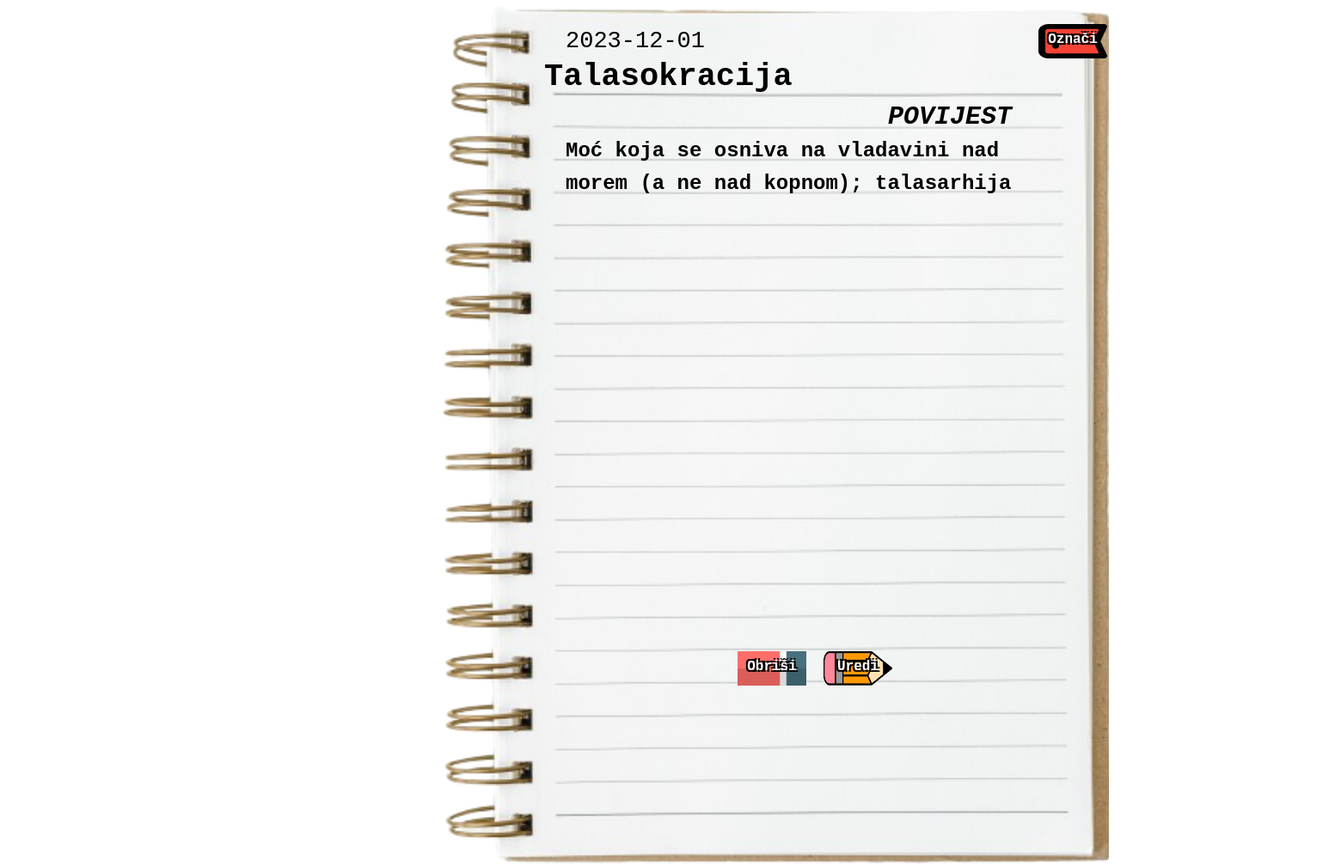
/definicija/23, run on the app's committed database.
### app.py (models this page shows, shortened)
class FunctionSite(functionDatabase.Model):
    id = functionDatabase.Column(functionDatabase.Integer, primary_key=True)
    name = functionDatabase.Column(functionDatabase.String(30), nullable=False, default=' ')
    description = functionDatabase.Column(functionDatabase.String(600), nullable=False, default=' ')
    language = functionDatabase.Column(functionDatabase.String(12), nullable=False, default=' ')
    date_created = functionDatabase.Column(functionDatabase.DateTime, default=datetime.utcnow)
    bookmark = functionDatabase.Column(functionDatabase.Boolean, default=False)

### app.py (the view)
@app.route('/definicija/<int:id>', methods=['GET', 'POST'])
def function(id):
    function = FunctionSite.query.get_or_404(id)
    return render_template('function.html', function=function)

### templates/function.html (shortened to what this page needs)
{% extends 'base.html' %}
{% block body %}
<body>
    <div>
        <img src="../static/images/notebooksite.png" height="1000px" style="margin-left: 500px; position: absolute;">
        <div class="maintitle" style="z-index: 2;"  color="black">
            <div style="margin-left: 625px; width: 1000px; font-size: 37px; margin-top: 60px; position: absolute; font-weight: bolder;">
                <font>{{ function.name }}</font>
            </div>
            <div style="margin-left: 650px; width: 1000px; font-size: 27px; margin-top: 25px;  position: absolute; font-weight: lighter;">
                <font>{{ function.date_created.date() }}</font>
            </div>
            <div style="margin-left: 1025px; width: 500px; font-size: 30px; margin-top: 111px;  position: absolute; font-style: italic; font-weight: 600;">
                <font>{{ function.language.upper() }}</font>
            </div>
            <div style="z-index: 2;">
                <h2 style="margin-left: 650px; color: rgb(0, 0, 0); margin-top: 149px; position: absolute; width: 580px; overflow-wrap: break-word; line-height: 38px;">{{ function.description }}</h2>
                <div class="create" style="margin-left: 850px; margin-top: 750px; position: absolute;">
                    <a href="/brisanje/{{function.id}}">
                        <img src="../static/images/eraser.png" height="40px" width="80px">
                        <span class="createtext">Obriši</span>
                    </a>
                </div>
                <div class="create" style="margin-left: 950px; margin-top: 750px;  position: absolute;">
                    <a href="/uređivanje/{{function.id}}">
                        <img src="../static/images/CreateBTN.png" height="40px" width="80px">
                        <span class="createtext">Uredi</span>
                    </a>
                </div>
                {% if function.bookmark %}
                    <div class="create" style="margin-left: 1200px; margin-top: 20px;  position: absolute;">
                        <a href="/označivanje/{{function.id}}">
                            <img src="../static/images/UnmarkBTN.png" height="40px" width="80px">
                            <span class="createtext">Poništi</span>
                        </a>
                    </div>
                {% else %}
                    <div class="create" style="margin-left: 1200px; margin-top: 20px;  position: absolute;">
                        <a href="/označivanje/{{function.id}}">
                            <img src="../static/images/BookmarkBTN.png" height="40px" width="80px">
                            <span class="createtext">Označi</span>
                        </a>
                    </div>
                {% endif %}
            </div>
        </div>
    </div>
</body>
{% endblock %}

### static/css/main.css (style rules this page uses)
body { font-family: Consolas, Menlo, Monaco, Lucida Console, Liberation Mono, DejaVu Sans Mono, Bitstream Vera Sans Mono, Courier New, monospace, serif; background-image: url('../images/Background.jpg'); background-repeat: no-repeat; background-attachment: fixed; background-size: cover; }
::placeholder { color: #4d4d4d; font-weight: bold; opacity: 1; }
.create { margin-left: 1182px; margin-top: 220px; position: absolute; }
.createtext { text-align: center; position: absolute; top: 40%; left: 50%; transform: translate(-50%, -50%); font-weight: bolder; color: white; font-weight: bold; text-shadow: -2px -2px 0 #000, 2px -2px 0 #000, -2px 2px 0 #000, 2px 2px 0 #000; text-decoration: none; }

### data on the page
FunctionSite: name "Talasokracija", date_created "2023-12-01", language "POVIJEST", description "Moć koja se osniva na vladavini nad morem (a ne nad kopnom); talasarhija"
